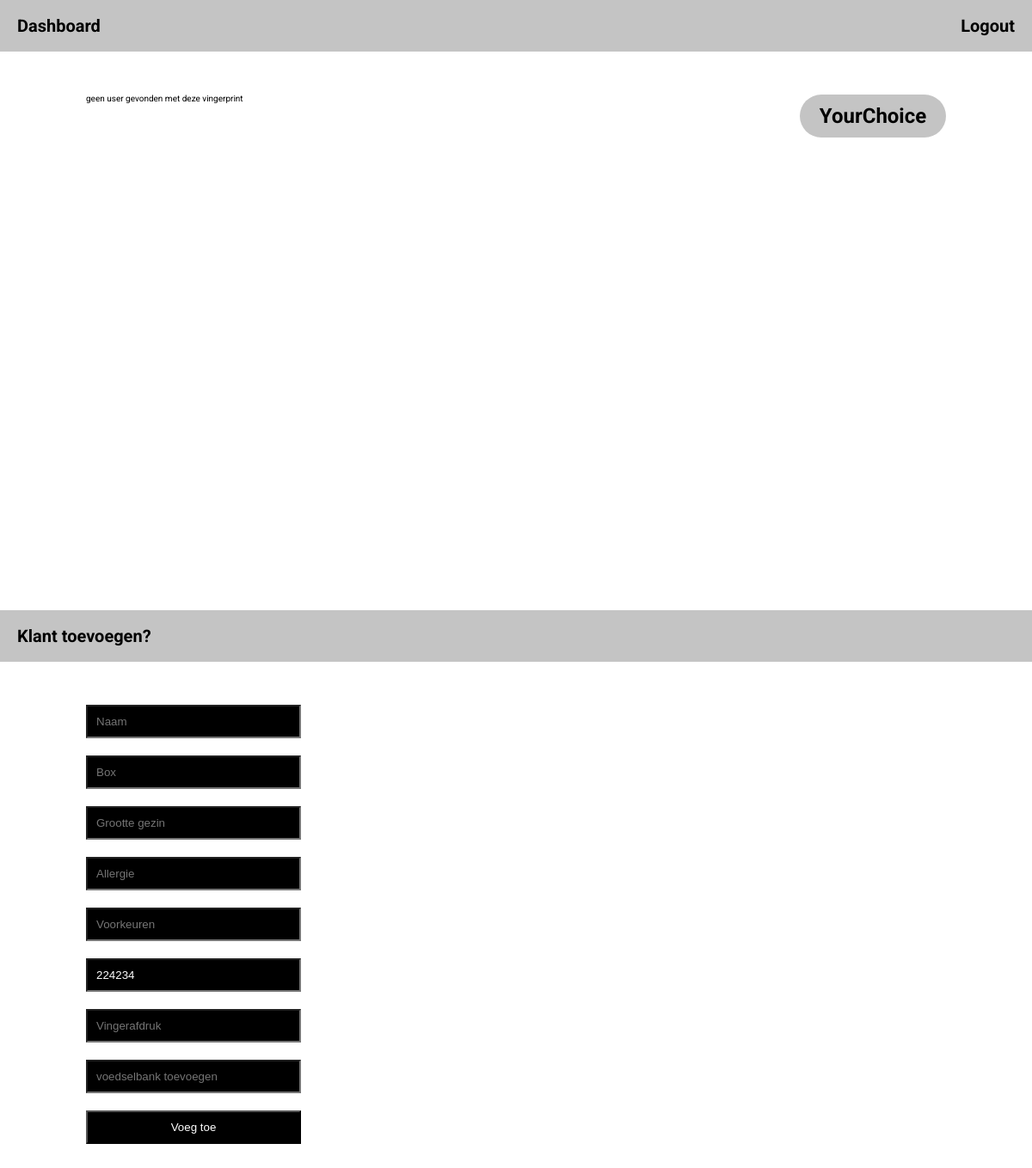
Before: / (signed in) with the older database file.
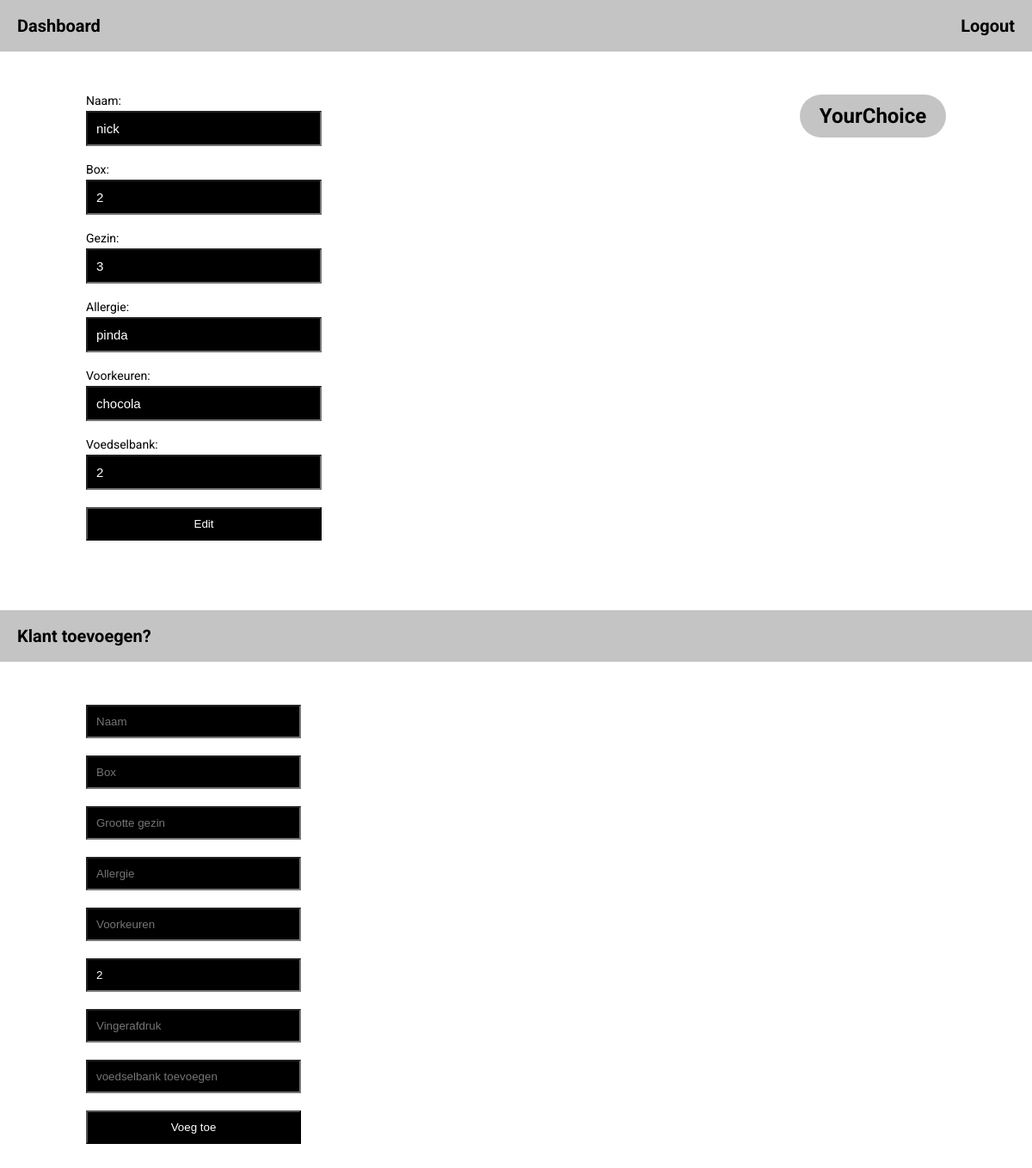
After: the same page with the newer database file.
### tables this page shows
CREATE TABLE `vingerid` (
  `id` int(11) NOT NULL,
  `vinger_id` int(255) NOT NULL
);

CREATE TABLE `klant` (
  `id` int(255) NOT NULL,
  `naam` varchar(255) NOT NULL,
  `box` varchar(255) NOT NULL,
  `gezin` int(255) NOT NULL,
  `allergie` varchar(255) NOT NULL,
  `voorkeuren` varchar(255) NOT NULL,
  `vingerprint` varchar(255) NOT NULL,
  `voedselbank` varchar(255) DEFAULT NULL
);

### info.php (the view)
<?php
    require 'includes/config.php';
    $queryvingerprint = "SELECT * FROM `vingerid` WHERE id = '1'";
    $resultvingerprint = mysqli_query($mysqli, $queryvingerprint);
    if ($rowvingerprint = mysqli_fetch_assoc($resultvingerprint))
    {
        $vingerprint = $rowvingerprint['vinger_id'];
    }
    $query = "SELECT * FROM `klant` WHERE vingerprint = $vingerprint";
    $result = mysqli_query($mysqli, $query);
    if ($row = mysqli_fetch_assoc($result))
    {
        echo "<p style='display:none'; class='js-edit-id' id=" . $row['id']  .">";
        echo "<p class='result__form-input-title'>Naam:</p>
        <input class='result__form-input js-edit-name' value=" . $row['naam'] . "><br>";
        echo "<p class='result__form-input-title'>Box:</p>
        <input class='result__form-input js-edit-box' value=" . $row['box'] . "><br>";
        echo "<p class='result__form-input-title'>Gezin:</p>
        <input class='result__form-input js-edit-size' value=" . $row['gezin'] . "><br>";
        echo "<p class='result__form-input-title'>Allergie:</p>
        <input class='result__form-input js-edit-allergy' value=" . $row['allergie'] . "><br>";
        echo "<p class='result__form-input-title'>Voorkeuren:</p>
        <input class='result__form-input js-edit-preferences' value=" . $row['voorkeuren'] . "><br>";
        echo "<p class='result__form-input-title'>Voedselbank:</p>
        <input class='result__form-input js-edit-foodbank' value=" . $row['voedselbank'] . "><br>";
        echo '<button class="add-client__button js-edit-button">Edit</button>';
    } else {
        echo "geen user gevonden met deze vingerprint";
    }
?>

### index.php (shortened to what this page needs)
<?php
    require 'includes/config.php';
?>
<!DOCTYPE html>
<html lang="en">
<head>
    <link rel="stylesheet" href="main.css">
</head>
<body>
    <div class="header">
        <p>Dashboard</p>
        <p style="cursor:pointer;user-select:none;"><a href="includes/logout.php">Logout</a></p>
    </div>
    <div class="result">
        <div class="result__form js-info">
            <?php include_once 'info.php' ?>
        </div>
        <div class="result__logo">
            <p>YourChoice</p>
        </div>
    </div>
    <div class="header">
        <p>Klant toevoegen?</p>
    </div>
    <div class="add-client">
        <div class="add-client__form js-add">
            <?php include_once 'add.php' ?>
        </div>
    </div>
</body>
</html>

### add.php
<input class="add-client__input js-add-name" type="text" placeholder="Naam">
<input class="add-client__input js-add-box" type="number" placeholder="Box">
<input class="add-client__input js-add-size" type="number" placeholder="Grootte gezin">
<input class="add-client__input js-add-allergy" type="text" placeholder="Allergie">
<input class="add-client__input js-add-preferences" type="text" placeholder="Voorkeuren">
<?php
   require 'includes/config.php';
   $query = "SELECT * FROM `vingerid` WHERE id = '1'";
   $result = mysqli_query($mysqli, $query);
   if ($row = mysqli_fetch_assoc($result))
   {
        echo "<input class='add-client__input js-add-fingerprint' value =" . $row['vinger_id']  . " type='number' placeholder='Vingerafdruk' readonly>";
   }
?>
<input class="add-client__input js-add-fingerprint" type="number" placeholder="Vingerafdruk" readonly>
<input class="add-client__input js-add-foodbank" type="number" placeholder="voedselbank toevoegen">
<button class="add-client__button js-add-user-button">Voeg toe</button>

### main.css (style rules this page uses)
html, body, div, span, applet, object, iframe, h1, h2, h3, h4, h5, h6, p, blockquote, pre, a, abbr, acronym, address, big, cite, code, del, dfn, em, img, ins, kbd, q, s, samp, small, strike, sub, sup, tt, var, b, u, i, center, dl, dt, dd, ol, ul, li, fieldset, form, label, legend, table, caption, tbody, tfoot, thead, tr, th, td, article, aside, canvas, details, embed, figure, figcaption, footer, header, hgroup, menu, nav, output, ruby, section, summary, time, mark, audio, video { margin: 0; padding: 0; border: 0; font-size: 100%; font: inherit; vertical-align: baseline; }
body { line-height: 1; }
a { text-decoration: none; color: black; }
html { font-size: 62.5%; scroll-behavior: smooth; }
html { font-size: 62.5%; scroll-behavior: smooth; font-family: 'Roboto', sans-serif; }
.header { display: -webkit-box; display: -ms-flexbox; display: flex; -webkit-box-pack: justify; -ms-flex-pack: justify; justify-content: space-between; background-color: #C4C4C4; padding: 2rem; margin-bottom: 5rem; }
.header p { font-size: 2rem; font-weight: bold; }
.result { display: -webkit-box; display: -ms-flexbox; display: flex; -webkit-box-pack: justify; -ms-flex-pack: justify; justify-content: space-between; margin-bottom: 5rem; padding: 0 10rem; }
.result__form { display: -webkit-box; display: -ms-flexbox; display: flex; -webkit-box-orient: vertical; -webkit-box-direction: normal; -ms-flex-direction: column; flex-direction: column; height: 55rem; }
.result__form-input { font-size: 1.5rem; width: 25rem; background-color: black; margin-bottom: 1rem; color: white; padding: 1rem; }
.result__form-input-title { font-size: 1.4rem; margin-bottom: 0.5rem; }
.result__logo { display: -webkit-box; display: -ms-flexbox; display: flex; -webkit-box-align: center; -ms-flex-align: center; align-items: center; -webkit-box-pack: center; -ms-flex-pack: center; justify-content: center; width: 15rem; height: 5rem; border-radius: 5rem; background-color: #C4C4C4; padding: 0 1rem; }
.result__logo p { font-size: 2.4rem; font-weight: bolder; }
.add-client { height: 52rem; padding: 0 10rem; margin-bottom: 5rem; }
.add-client__form { display: -webkit-box; display: -ms-flexbox; display: flex; -webkit-box-orient: vertical; -webkit-box-direction: normal; -ms-flex-direction: column; flex-direction: column; width: 25rem; }
.add-client__input { background-color: black; color: white; margin-bottom: 2rem; padding: 1rem; }
.add-client__button { background-color: black; color: white; padding: 1rem; cursor: pointer; }

Changed rows visible on the page:
now on this page (row edited): klant: naam "nick", box "2", gezin "3", allergie "pinda", voorkeuren "chocola", voedselbank "2"
changed vingerid: vinger "224234" → "2"
Other visible differences:
text no longer shown: "geen user gevonden met deze vingerprint"
text now shown: "Naam: Box: Gezin: Allergie: Voorkeuren: Voedselbank: Edit"
